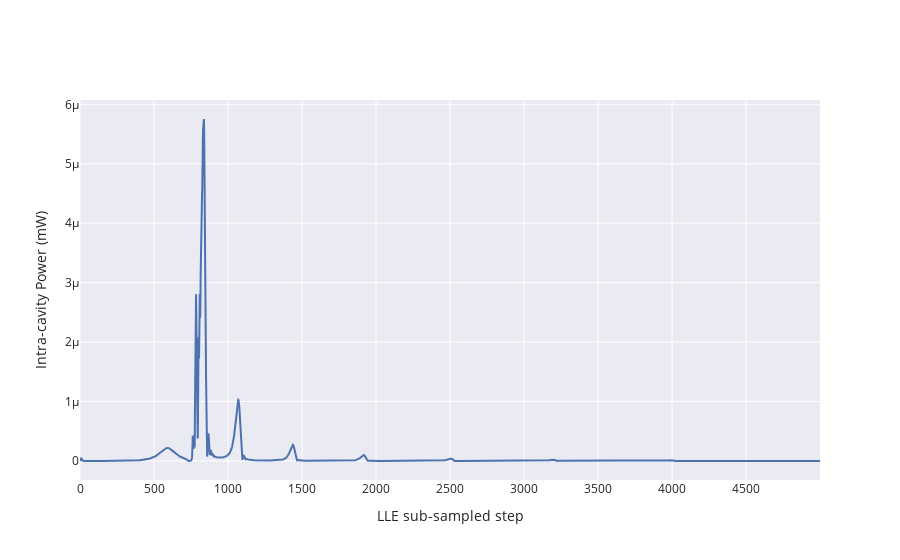

Notebook source saved alongside this figure:
### Code cell
fig = go.Figure()

tr = go.Scatter(y=solverp2.sol.Pcomb * 1e3)

fig.add_trace(tr)
fig.update_layout(
    xaxis_title="LLE sub-sampled step", yaxis_title="Intra-cavity Power (mW)"
)
#fig.add_annotation(x=4500, y=4.9, ax=0, ay=-50, text="Single Soliton Step")
# fig.add_annotation(x=3151, y=7.6, ax=0, ay=-50, text="Two Solitons Step")
#fig.add_annotation(x=1931, y=16, ax=0, ay=80, text="Modulation Instability")
#fig.add_annotation(x=500, y=6, ax=-80, ay=-80, text="Primary Comb")
#fig.show()

### Figure 1 — Plotly figure (JSON) as saved in the notebook; plotly's stock layout.template omitted (floating-point values rounded to 4 significant figures; data arrays with more than 128 entries replaced by an {"elided": "..."} marker saying what was removed)
{"data": [{"type": "scatter", "y": {"elided": "5000 float values"}}], "layout": {"xaxis": {"title": {"text": "LLE sub-sampled step"}}, "yaxis": {"title": {"text": "Intra-cavity Power (mW)"}}}}
